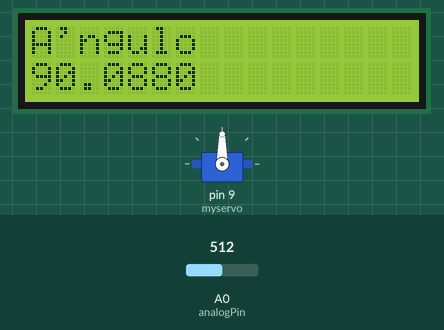
Recording of a sketch running on a simulated Arduino Uno, built with avr-gcc and run on an emulated ATmega328P. Parts: 16×2 character LCD, servo. The inputs (shaded band) are chosen by the test bench; at power-on: A0 (analogPin) = 512.

Above: at 1.2 s.
1.3 s: A0 (analogPin) set to 716
At 2.1 s:
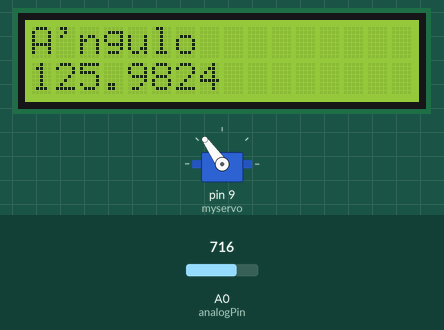
2.8 s: A0 (analogPin) set to 900
At 3.2 s:
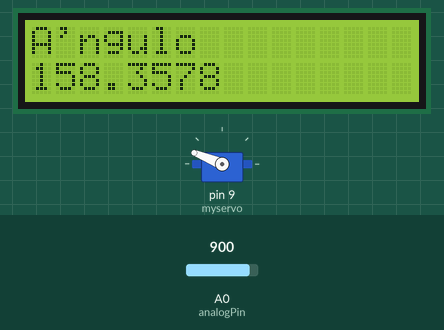
4.3 s: A0 (analogPin) set to 1023
At 5.5 s:
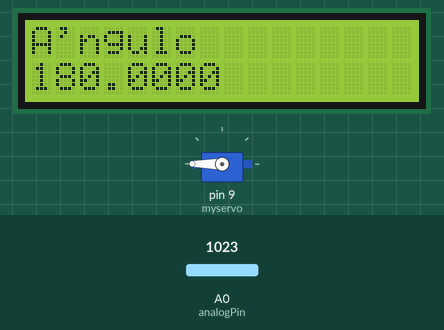
5.8 s: A0 (analogPin) set to 306
At 6.8 s:
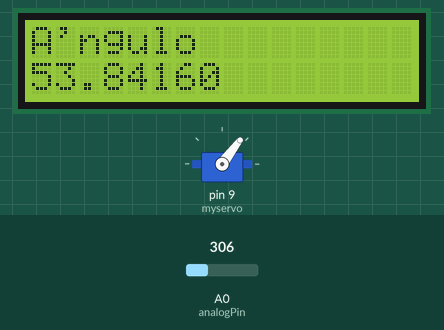
7.3 s: A0 (analogPin) set to 122
At 7.9 s:
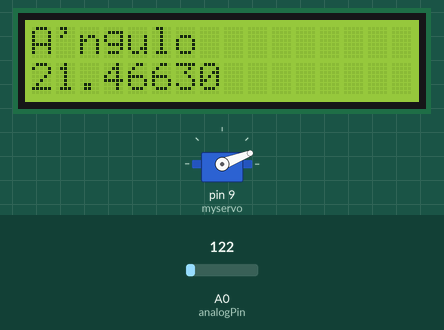
8.8 s: A0 (analogPin) set to 0
At 10.2 s:
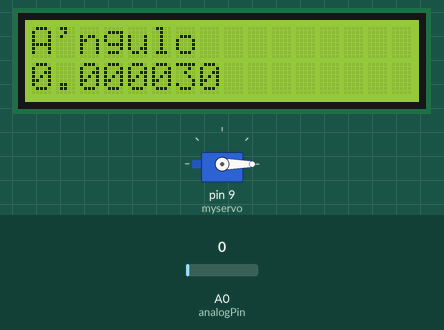
Timing chart, 0 to 11.3 s (numbered marks = the images above; inputs shaded):
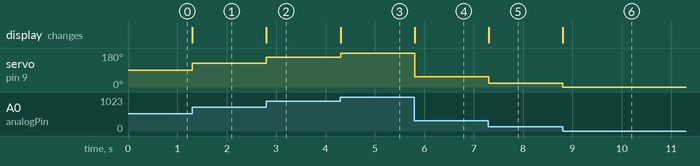

Measured:
- after the input at 1.3 s, servo on pin 9 (myservo): 90° → 125° at once; the display: changes at once (image 1)
- after the input at 2.8 s, servo on pin 9 (myservo): 125° → 158° at once; the display: changes at once (image 2)
- after the input at 4.3 s, servo on pin 9 (myservo): 158° → 180° at once; the display: changes at once (image 3)
- after the input at 5.8 s, servo on pin 9 (myservo): 180° → 53° at once; the display: changes at once (image 4)
- after the input at 7.3 s, servo on pin 9 (myservo): 53° → 21° at once; the display: changes at once (image 5)
- after the input at 8.8 s, servo on pin 9 (myservo): 21° → 0° at once; the display: changes at once (image 6)

The sketch:

p2_4_3servo.ino
```cpp
#include <Servo.h>
#include <LiquidCrystal.h> // include the library code:
LiquidCrystal lcd(12, 11, 5, 4, 3, 2); // initialize the interface pins
int analogPin = A0;
Servo myservo; // create servo object to control a servo
int val = 0; // variable to read the value from the analog pin
float tot;
void setup() {
  lcd.begin(16, 2); // set up the LCD's number of columns and rows:
  myservo.attach(9); // attaches the servo on pin 9 to the servo object
}
void loop() {

  val = analogRead(analogPin); // read the input pin
  tot = 5.0*float(val)/1023.0;

  float ang = tot*180/5 ;

  myservo.write(int(ang));

  lcd.setCursor(0,0);
  lcd.write("A'ngulo");
  String num = String(ang,4);
  lcd.setCursor(0,1);
  lcd.print(num);
}
```
